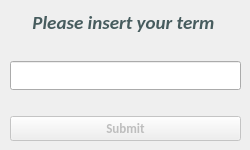
   <widget class="QWidget" name="calculatorTab">
    <attribute name="title">
     <string>Calculator</string>
    </attribute>
    <widget class="QWidget" name="verticalLayoutWidget">
     <property name="geometry">
      <rect>
       <x>10</x>
       <y>10</y>
       <width>231</width>
       <height>131</height>
      </rect>
     </property>
     <layout class="QVBoxLayout" name="verticalLayout">
      <item>
       <widget class="QLabel" name="label">
        <property name="palette">
         <palette>
          <active>
           <colorrole role="WindowText">
            <brush brushstyle="SolidPattern">
             <color alpha="255">
              <red>71</red>
              <green>92</green>
              <blue>94</blue>
             </color>
            </brush>
           </colorrole>
           <colorrole role="Button">
            <brush brushstyle="SolidPattern">
             <color alpha="255">
              <red>176</red>
              <green>191</green>
              <blue>240</blue>
             </color>
            </brush>
           </colorrole>
           <colorrole role="Light">
            <brush brushstyle="SolidPattern">
             <color alpha="255">
              <red>255</red>
              <green>255</green>
              <blue>255</blue>
             </color>
            </brush>
           </colorrole>
           <colorrole role="Midlight">
            <brush brushstyle="SolidPattern">
             <color alpha="255">
              <red>215</red>
              <green>223</green>
              <blue>247</blue>
             </color>
            </brush>
           </colorrole>
           <colorrole role="Dark">
            <brush brushstyle="SolidPattern">
             <color alpha="255">
              <red>88</red>
              <green>95</green>
              <blue>120</blue>
             </color>
            </brush>
           </colorrole>
           <colorrole role="Mid">
            <brush brushstyle="SolidPattern">
             <color alpha="255">
              <red>117</red>
              <green>127</green>
              <blue>160</blue>
             </color>
            </brush>
           </colorrole>
           <colorrole role="Text">
            <brush brushstyle="SolidPattern">
             <color alpha="255">
              <red>0</red>
              <green>0</green>
              <blue>0</blue>
             </color>
            </brush>
           </colorrole>
           <colorrole role="BrightText">
            <brush brushstyle="SolidPattern">
             <color alpha="255">
              <red>255</red>
              <green>255</green>
              <blue>255</blue>
             </color>
            </brush>
           </colorrole>
           <colorrole role="ButtonText">
            <brush brushstyle="SolidPattern">
             <color alpha="255">
              <red>0</red>
              <green>0</green>
              <blue>0</blue>
             </color>
            </brush>
           </colorrole>
           <colorrole role="Base">
            <brush brushstyle="SolidPattern">
             <color alpha="255">
              <red>255</red>
              <green>255</green>
              <blue>255</blue>
             </color>
            </brush>
           </colorrole>
           <colorrole role="Window">
            <brush brushstyle="SolidPattern">
             <color alpha="255">
              <red>176</red>
              <green>191</green>
              <blue>240</blue>
             </color>
            </brush>
           </colorrole>
           <colorrole role="Shadow">
            <brush brushstyle="SolidPattern">
             <color alpha="255">
              <red>0</red>
              <green>0</green>
              <blue>0</blue>
             </color>
            </brush>
           </colorrole>
           <colorrole role="AlternateBase">
            <brush brushstyle="SolidPattern">
             <color alpha="255">
              <red>215</red>
              <green>223</green>
              <blue>247</blue>
             </color>
            </brush>
           </colorrole>
           <colorrole role="ToolTipBase">
            <brush brushstyle="SolidPattern">
             <color alpha="255">
              <red>255</red>
              <green>255</green>
              <blue>220</blue>
             </color>
            </brush>
           </colorrole>
           <colorrole role="ToolTipText">
            <brush brushstyle="SolidPattern">
             <color alpha="255">
              <red>0</red>
              <green>0</green>
              <blue>0</blue>
             </color>
            </brush>
           </colorrole>
          </active>
          <inactive>
           <colorrole role="WindowText">
            <brush brushstyle="SolidPattern">
             <color alpha="255">
              <red>71</red>
              <green>92</green>
              <blue>94</blue>
             </color>
            </brush>
           </colorrole>
           <colorrole role="Button">
            <brush brushstyle="SolidPattern">
             <color alpha="255">
              <red>176</red>
              <green>191</green>
              <blue>240</blue>
             </color>
            </brush>
           </colorrole>
           <colorrole role="Light">
            <brush brushstyle="SolidPattern">
             <color alpha="255">
              <red>255</red>
              <green>255</green>
              <blue>255</blue>
             </color>
            </brush>
           </colorrole>
           <colorrole role="Midlight">
            <brush brushstyle="SolidPattern">
             <color alpha="255">
              <red>215</red>
              <green>223</green>
              <blue>247</blue>
             </color>
            </brush>
           </colorrole>
           <colorrole role="Dark">
            <brush brushstyle="SolidPattern">
             <color alpha="255">
              <red>88</red>
              <green>95</green>
              <blue>120</blue>
             </color>
            </brush>
           </colorrole>
           <colorrole role="Mid">
            <brush brushstyle="SolidPattern">
             <color alpha="255">
              <red>117</red>
              <green>127</green>
              <blue>160</blue>
             </color>
            </brush>
           </colorrole>
           <colorrole role="Text">
            <brush brushstyle="SolidPattern">
             <color alpha="255">
              <red>0</red>
              <green>0</green>
              <blue>0</blue>
             </color>
            </brush>
           </colorrole>
           <colorrole role="BrightText">
            <brush brushstyle="SolidPattern">
             <color alpha="255">
              <red>255</red>
              <green>255</green>
              <blue>255</blue>
             </color>
            </brush>
           </colorrole>
           <colorrole role="ButtonText">
            <brush brushstyle="SolidPattern">
             <color alpha="255">
              <red>0</red>
              <green>0</green>
              <blue>0</blue>
             </color>
            </brush>
           </colorrole>
           <colorrole role="Base">
            <brush brushstyle="SolidPattern">
             <color alpha="255">
              <red>255</red>
              <green>255</green>
              <blue>255</blue>
             </color>
            </brush>
           </colorrole>
           <colorrole role="Window">
            <brush brushstyle="SolidPattern">
             <color alpha="255">
              <red>176</red>
              <green>191</green>
              <blue>240</blue>
             </color>
            </brush>
           </colorrole>
           <colorrole role="Shadow">
            <brush brushstyle="SolidPattern">
             <color alpha="255">
              <red>0</red>
              <green>0</green>
              <blue>0</blue>
             </color>
            </brush>
           </colorrole>
           <colorrole role="AlternateBase">
            <brush brushstyle="SolidPattern">
             <color alpha="255">
              <red>215</red>
              <green>223</green>
              <blue>247</blue>
             </color>
            </brush>
           </colorrole>
           <colorrole role="ToolTipBase">
            <brush brushstyle="SolidPattern">
             <color alpha="255">
              <red>255</red>
              <green>255</green>
              <blue>220</blue>
             </color>
            </brush>
           </colorrole>
           <colorrole role="ToolTipText">
            <brush brushstyle="SolidPattern">
             <color alpha="255">
              <red>0</red>
              <green>0</green>
              <blue>0</blue>
             </color>
            </brush>
           </colorrole>
          </inactive>
          <disabled>
           <colorrole role="WindowText">
            <brush brushstyle="SolidPattern">
             <color alpha="255">
              <red>88</red>
              <green>95</green>
              <blue>120</blue>
             </color>
            </brush>
           </colorrole>
           <colorrole role="Button">
            <brush brushstyle="SolidPattern">
             <color alpha="255">
              <red>176</red>
              <green>191</green>
              <blue>240</blue>
             </color>
            </brush>
           </colorrole>
           <colorrole role="Light">
            <brush brushstyle="SolidPattern">
             <color alpha="255">
              <red>255</red>
              <green>255</green>
              <blue>255</blue>
             </color>
            </brush>
           </colorrole>
           <colorrole role="Midlight">
            <brush brushstyle="SolidPattern">
             <color alpha="255">
              <red>215</red>
              <green>223</green>
              <blue>247</blue>
             </color>
            </brush>
           </colorrole>
           <colorrole role="Dark">
            <brush brushstyle="SolidPattern">
             <color alpha="255">
              <red>88</red>
              <green>95</green>
              <blue>120</blue>
             </color>
            </brush>
           </colorrole>
           <colorrole role="Mid">
            <brush brushstyle="SolidPattern">
             <color alpha="255">
              <red>117</red>
              <green>127</green>
              <blue>160</blue>
             </color>
            </brush>
           </colorrole>
           <colorrole role="Text">
            <brush brushstyle="SolidPattern">
             <color alpha="255">
              <red>88</red>
              <green>95</green>
              <blue>120</blue>
             </color>
            </brush>
           </colorrole>
           <colorrole role="BrightText">
            <brush brushstyle="SolidPattern">
             <color alpha="255">
              <red>255</red>
              <green>255</green>
              <blue>255</blue>
             </color>
            </brush>
           </colorrole>
           <colorrole role="ButtonText">
            <brush brushstyle="SolidPattern">
             <color alpha="255">
              <red>88</red>
              <green>95</green>
              <blue>120</blue>
             </color>
            </brush>
           </colorrole>
           <colorrole role="Base">
            <brush brushstyle="SolidPattern">
             <color alpha="255">
              <red>176</red>
              <green>191</green>
              <blue>240</blue>
             </color>
            </brush>
           </colorrole>
           <colorrole role="Window">
            <brush brushstyle="SolidPattern">
             <color alpha="255">
              <red>176</red>
              <green>191</green>
              <blue>240</blue>
             </color>
            </brush>
           </colorrole>
           <colorrole role="Shadow">
            <brush brushstyle="SolidPattern">
             <color alpha="255">
              <red>0</red>
              <green>0</green>
              <blue>0</blue>
             </color>
            </brush>
           </colorrole>
           <colorrole role="AlternateBase">
            <brush brushstyle="SolidPattern">
             <color alpha="255">
              <red>176</red>
              <green>191</green>
              <blue>240</blue>
             </color>
            </brush>
           </colorrole>
           <colorrole role="ToolTipBase">
            <brush brushstyle="SolidPattern">
             <color alpha="255">
              <red>255</red>
              <green>255</green>
              <blue>220</blue>
             </color>
            </brush>
           </colorrole>
           <colorrole role="ToolTipText">
            <brush brushstyle="SolidPattern">
             <color alpha="255">
              <red>0</red>
              <green>0</green>
              <blue>0</blue>
             </color>
            </brush>
           </colorrole>
          </disabled>
         </palette>
        </property>
        <property name="font">
         <font>
          <family>Calibri</family>
          <pointsize>14</pointsize>
          <weight>75</weight>
          <italic>true</italic>
          <bold>true</bold>
         </font>
        </property>
        <property name="text">
         <string>Please insert your term </string>
        </property>
        <property name="textFormat">
         <enum>Qt::AutoText</enum>
        </property>
        <property name="scaledContents">
         <bool>false</bool>
        </property>
        <property name="alignment">
         <set>Qt::AlignHCenter|Qt::AlignTop</set>
        </property>
        <property name="wordWrap">
         <bool>false</bool>
        </property>
       </widget>
      </item>
      <item>
       <spacer name="verticalSpacer_2">
        <property name="orientation">
         <enum>Qt::Vertical</enum>
        </property>
        <property name="sizeHint" stdset="0">
         <size>
          <width>20</width>
          <height>20</height>
         </size>
        </property>
       </spacer>
      </item>
      <item>
       <widget class="QLineEdit" name="termInput">
        <property name="font">
         <font>
          <family>Calibri</family>
          <pointsize>12</pointsize>
          <weight>75</weight>
          <italic>true</italic>
          <bold>true</bold>
         </font>
        </property>
        <property name="text">
         <string/>
        </property>
       </widget>
      </item>
      <item>
       <spacer name="verticalSpacer">
        <property name="orientation">
         <enum>Qt::Vertical</enum>
        </property>
        <property name="sizeHint" stdset="0">
         <size>
          <width>20</width>
          <height>10</height>
         </size>
        </property>
       </spacer>
      </item>
      <item>
       <widget class="QPushButton" name="submitButton">
        <property name="enabled">
         <bool>false</bool>
        </property>
        <property name="font">
         <font>
          <family>Calibri</family>
          <pointsize>10</pointsize>
          <weight>75</weight>
          <bold>true</bold>
         </font>
        </property>
        <property name="text">
         <string>Submit</string>
        </property>
       </widget>
      </item>
     </layout>
    </widget>
   </widget>
